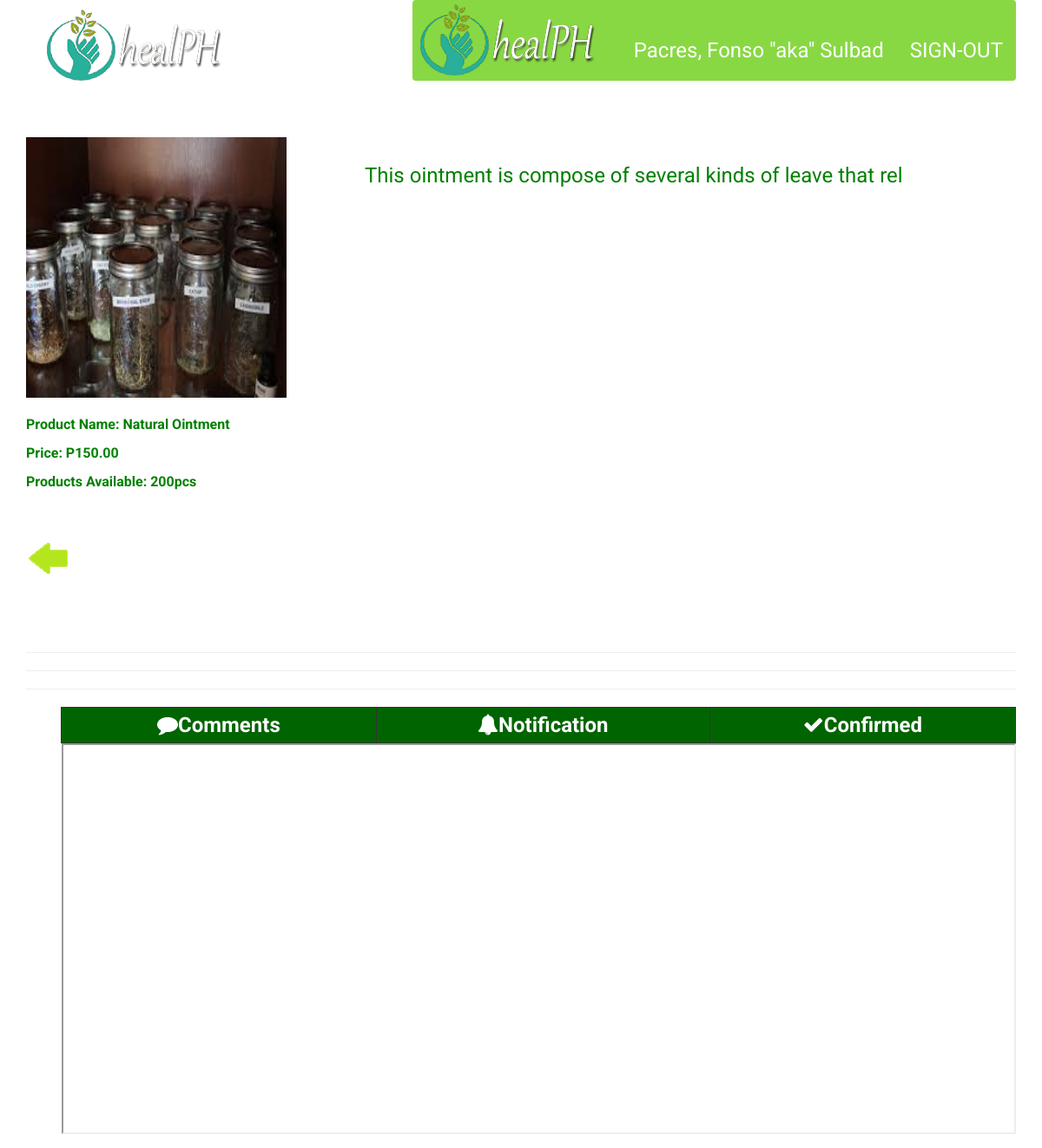
/healerPages/viewer.php?viewtype=product&viewid=2 (signed in), run on the app's committed database.
### tables this page shows
CREATE TABLE IF NOT EXISTS `product` (
  `PRODUCT_ID` int(11) NOT NULL AUTO_INCREMENT,
  `PRODTYPE_ID` int(11) NOT NULL,
  `ACCT_ID` int(11) NOT NULL,
  `DESCRIPTION` varchar(60) NOT NULL,
  `RATE` decimal(5,1) NOT NULL,
  `NAME` varchar(60) NOT NULL,
  `QUANTITY` int(11) NOT NULL,
  `PRICE` decimal(10,2) NOT NULL,
  `UNIT` int(11) NOT NULL,
  `STATUS` varchar(20) NOT NULL DEFAULT 'ACTIVE',
  `PICTURE` varchar(60) NOT NULL,
  PRIMARY KEY (`PRODUCT_ID`)
);

### healerPages/viewer.php (the view, shortened to what this page needs)
<?php
	require '../queries/connection.php';
	if(isset($_GET['viewtype']) && isset($_GET['viewid'])) {
		$viewtype = $_GET['viewtype'];
		$accountid = $_SESSION['USERID'];
		$viewid = $_GET['viewid'];
		if($viewtype == "service") {
			$title = "Service";
			$iframelink = "getmethodcomments.php?methodid=";
			$sql = "SELECT T.SRVCTYPE_ID, T.SRVCTYPE, S.SERVICE_ID, S.SRVCTYPE_ID, S.ACCT_ID, S.NAME, S.DESCRIPTION, S.PRICE, S.STATUS, S.PICTURE FROM service_type AS T INNER JOIN service AS S ON T.SRVCTYPE_ID = S.SRVCTYPE_ID WHERE S.ACCT_ID = '$accountid' AND S.SERVICE_ID = '$viewid'";
			$retrieve = $conn->query($sql)->fetchAll();
			$link = "viewServices";
			if($retrieve) {
				foreach($retrieve as $row) {
					$picture = $row['PICTURE'];
					$description = $row['DESCRIPTION'];
					$name = $row['NAME'];
					$price = $row['PRICE'];
					$theid = $row['SERVICE_ID'];
				}
			}
			else {
				header('Location: viewServices.php');
			}
			$other = "";
		}
		else {
			$iframelink = "getproductcomments.php?productid=";
			$sql = "SELECT T.PRODTYPE_ID, T.PRODTYPE, P.PRODUCT_ID, P.PRODTYPE_ID, P.ACCT_ID, P.DESCRIPTION, P.RATE, P.STATUS, P.PICTURE, P.NAME, P.PRICE, P.QUANTITY FROM product_type AS T INNER JOIN product AS P ON T.PRODTYPE_ID = P.PRODTYPE_ID WHERE P.ACCT_ID = '$accountid' AND P.PRODUCT_ID = '$viewid'";
			$retrieve = $conn->query($sql)->fetchAll();
			$link = "viewProducts";
			if($retrieve) {
				foreach($retrieve as $row) {
					$picture = $row['PICTURE'];
					$description = $row['DESCRIPTION'];
					$name = $row['NAME'];
					$price = $row['PRICE'];
					$quantity = $row['QUANTITY'];
					$theid = $row['PRODUCT_ID'];
				}
			}
			else {
				header('Location: viewServices.php');
			}
			$other = "<p class='wow rotateInDownRight'>Products Available: " .$quantity. "pcs</p>";
		}
	}
	else {
		header('Location: loginHealer.php');
	}
?>
<!DOCTYPE html>
<html lang="en">
<head>
		<link href="../assets/css/main.css" rel="stylesheet" />
</head>
<body>
		<div class="container">
				<div class="row">
						<div class="col-md-3 col-sm-3">
								<a href="loginHealer.php" class="navbar-brand"><img class="img-responsive wow slideInleft" src="../assets/images/logo.png" /></a>
						</div>
						<div class="col-md-9 col-sm-9">
								<nav class="navbar navbar-inverse  wow bounceInUp">
										<div class="topUser">
												<ul class="nav navbar-nav">
														<li>
															<a href="profile.php?accountid=<?php echo $_SESSION['USERID']; ?>"><?php echo $_SESSION['NAME']; ?></a>
														</li>
														<li>
															<a href="../queries/signout.php">SIGN-OUT</a>
														</li>
												</ul>
										</div>
								</nav>
						</div>
				</div>
		</div>
		<section class="healerPage">
				<div class="container">
						<div class="row">
								<div class="col-md-8 col-sm-8 col-md-push-4 col-sm-push-4">
										<p class="wow slideInRight"><?php echo $description; ?></p>
								</div>
								<div class="col-md-4 col-sm-4 col-md-pull-8 col-sm-pull-8"> <img class="img-responsive wow slideInDown" src="../images/<?php echo $viewtype. "/" .$accountid. "/" .$picture; ?>" style="width: 300px; height: 300px;" />
										<p class="wow rotateInDownRight">Product Name: <?php echo $name; ?></p>
										<p class="wow rotateInDownRight">Price: P<?php echo $price; ?></p>
										<?php echo $other; ?>
										<div class="back hvr-grow">
												<a href="<?php echo $link; ?>.php"> <img src="../assets/images/back.png"></a>
										</div>
								</div>
						</div>
				</div>
		</section>
		<section class="comments">
				<div class="container">
						<div class="row">
								<div class="col-md-12 col-sm-12">                    <h1 class="wow fadeInDown"><hr /><hr /><hr /></h1>
										<ul class="wow fadeInDown">
											<table style="width: 100%;" >
												<tr style="width:100%">
													<td style="border:1px solid; background:darkgreen; padding: 3px; font-weight: bold; font-size: 24px;">
														<a href="../queries/<?php echo $iframelink.$theid; ?>&q=comments" target="iframedisp" style="with: 100%; height: 100%">
															<i class="fa fa-comment" aria-hidden="true"></i>Comments
														</a>
													</td>
													<td style="border:1px solid; background:darkgreen; padding: 3px; font-weight: bold; font-size: 24px;">
														<a href="../queries/<?php echo $iframelink.$theid; ?>&q=notification" target="iframedisp" style="with: 100%; height: 100%">
															<i class="fa fa-bell" aria-hidden="true"></i>Notification
														</a>
													</td>
													<td style="border:1px solid; background:darkgreen; padding: 3px; font-weight: bold; font-size: 24px;">
														<a href="../queries/<?php echo $iframelink.$theid; ?>&q=confirmed" target="iframedisp" style="width: 100%; height: 100%">
															<i class="fa fa-check" aria-hidden="true"></i>Confirmed
														</a>
													</td>
												</tr>
												<tr>
													<td colspan="3">
											<iframe name="iframedisp" src="../queries/<?php echo $iframelink.$theid; ?>&q=comments" style="width: 100%; height: 450px;">
											</iframe>
													</td>
												</tr>
											</table>
										</ul>
								</div>
						</div>
				</div>
		</section>
</body>
</html>

### data on the page
product: DESCRIPTION "This ointment is compose of several kinds of leave that rel", PICTURE (picture), NAME "Natural Ointment", PRICE "150.00", QUANTITY "200"

### other printed values
$_SESSION['NAME'] "Pacres, Fonso \"aka\" Sulbad"
